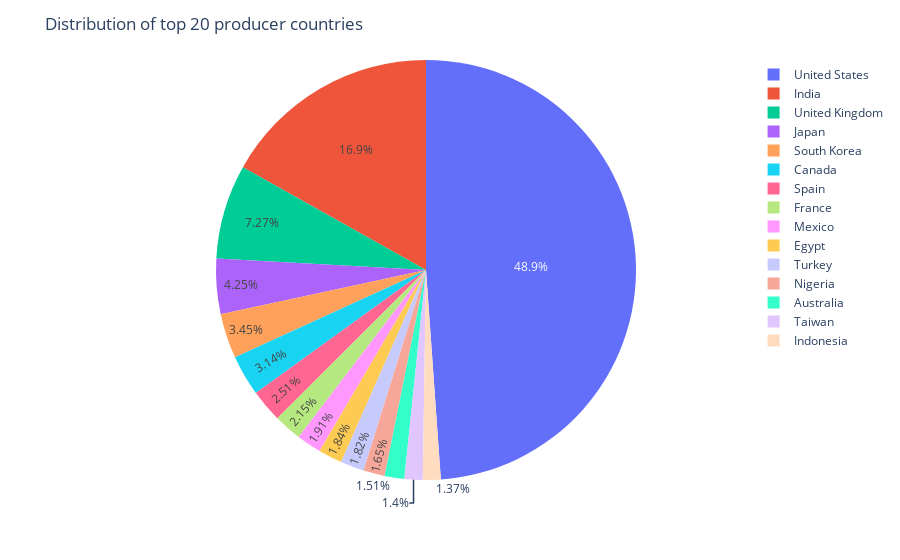

Notebook source saved alongside this figure:
### Code cell
fig_pie = px.pie(top15_country, values = 'Count', names= 'Country')
fig_pie.update_layout(title= 'Distribution of top 20 producer countries')
fig_pie.show()

### Figure 1 — Plotly figure (JSON) as saved in the notebook; plotly's stock layout.template omitted (floating-point values rounded to 4 significant figures)
{"data": [{"domain": {"x": [0, 1], "y": [0, 1]}, "hovertemplate": "Country=%{label}<br>Count=%{value}<extra></extra>", "labels": ["United States", "India", "United Kingdom", "Japan", "South Korea", "Canada", "Spain", "France", "Mexico", "Egypt", "Turkey", "Nigeria", "Australia", "Taiwan", "Indonesia"], "legendgroup": "", "name": "", "showlegend": true, "type": "pie", "values": [2818, 972, 419, 245, 199, 181, 145, 124, 110, 106, 105, 95, 87, 81, 79]}], "layout": {"legend": {"tracegroupgap": 0}, "margin": {"t": 60}, "title": {"text": "Distribution of top 20 producer countries"}}}
